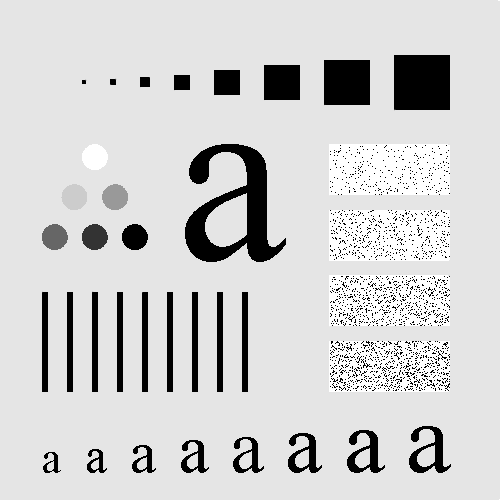
//> input picture Image/Pattern_original.tif, 500 x 500 px, given in place of the camera
$ ./Tutorial_color_webcam   (built with g++ and OpenCV 4)
//> lines starting //> are read from the running program, lines starting //| are printed output that depends on the picture
// [4 lines of commented-out code are left out]
#include <iostream>
#include <opencv.hpp>

using namespace cv;
using namespace std;

Mat image;
Point origin;
Rect selection;
bool selectObject = false;
bool trackObject = false;
int hmin = 1, hmax = 179, smin = 30, smax = 255, vmin = 0, vmax = 255;

/// On mouse event
static void onMouse(int event, int x, int y, int, void*);

int main()
{
	Mat image_disp, hsv, hue, mask, dst;
	vector<vector<Point> > contours;

	VideoCapture cap(0);

	cap.read(image);
//> image is the input picture: 500 rows x 500 cols, CV_8UC3; min 0, max 255, mean 207.4

	//image = imread("color_ball.jpg");
	image.copyTo(image_disp);

	Mat dst_track = Mat::zeros(image.size(), CV_8UC3);

	// TrackBar 설정
	namedWindow("Source", 0);
	setMouseCallback("Source", onMouse, 0);
	createTrackbar("Hmin", "Source", &hmin, 179, 0);
	createTrackbar("Hmax", "Source", &hmax, 179, 0);
	createTrackbar("Smin", "Source", &smin, 255, 0);
	createTrackbar("Smax", "Source", &smax, 255, 0);
	createTrackbar("Vmin", "Source", &vmin, 255, 0);
//> slider 'Vmin' is set to 51
	createTrackbar("Vmax", "Source", &vmax, 255, 0);


	while (true)
	{
		bool bSuccess = cap.read(image);
		flip(image, image, 1);
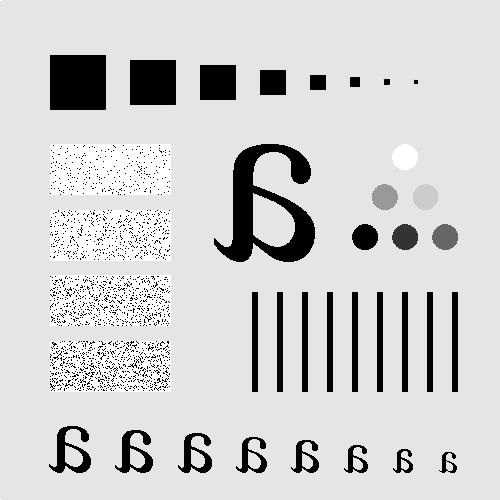
//> image: 500 rows x 500 cols, CV_8UC3; min 0, max 255, mean 207.4

		if (!bSuccess)	// if not success, break loop
		{
			cout << "Cannot find a frame from  video stream\n";
			break;
		}


		imshow("Source", image);

		/******** Convert BGR to HSV ********/
		// input mat: image
		// output mat: hsv

		cvtColor(image_disp, hsv, COLOR_RGB2HSV); //// YOUR CODE GOES HERE
//> hsv: 500 rows x 500 cols, CV_8UC3; mean H, S, V 0, 0, 207.4


		/******** Add Pre-Processing such as filtering etc  ********/
		medianBlur(hsv, hsv, 5);
//> hsv: 500 rows x 500 cols, CV_8UC3; mean H, S, V 0, 0, 210.7


		/******** Add Post-Processing such as morphology etc  ********/
		int element_shape = MORPH_RECT;		// MORPH_RECT, MORPH_ELLIPSE, MORPH_CROSS
		int n = 3;
		Mat element = getStructuringElement(element_shape, Size(n, n));
		morphologyEx(hsv, hsv, MORPH_OPEN, element, Point(-1, -1), 1);
//> hsv: 500 rows x 500 cols, CV_8UC3; mean H, S, V 0, 0, 210.7

		/// set dst as the output of InRange
		inRange(hsv, Scalar(MIN(hmin, hmax), MIN(smin, smax), MIN(vmin, vmax)),
			Scalar(MAX(hmin, hmax), MAX(smin, smax), MAX(vmin, vmax)), dst);
//> dst: 500 rows x 500 cols, CV_8UC1; every value is 0
//> `findContours(dst, contours, RETR_EXTERNAL, CHAIN_APPROX_SIMPLE);`: contours = 0 contours
//> the left mouse button is pressed and released at (125, 125)
//> the left mouse button is pressed and released at (375, 125)
//> the left mouse button is pressed and released at (375, 375)
//> the left mouse button is pressed and released at (125, 375)
//> `cvtColor(image_disp, hsv, COLOR_RGB2HSV);`: hsv: 500 rows x 500 cols, CV_8UC3; mean H, S, V 0, 0, 207.4
//> `medianBlur(hsv, hsv, 5);`: hsv: 500 rows x 500 cols, CV_8UC3; mean H, S, V 0, 0, 210.7
//> `morphologyEx(hsv, hsv, MORPH_OPEN, element, Point(-1, -1), 1);`: hsv: 500 rows x 500 cols, CV_8UC3; mean H, S, V 0, 0, 210.7


		namedWindow("InRange", 0);
		imshow("InRange", dst);

		/// once mouse has selected an area bigger than 0
		if (trackObject)
		{
			trackObject = false;					// Terminate the next Analysis loop
			Mat roi_HSV(hsv, selection); 			// Set ROI by the selection box
//> roi_HSV = [[0, 0, 255]]
			Scalar means, stddev;
			meanStdDev(roi_HSV, means, stddev);
//> means = Scalar(0, 0, 255); stddev = Scalar(0)
			cout << "\n Selected ROI Means= " << means << " \n stddev= " << stddev;
//|  Selected ROI Means= [0, 0, 255, 0]
//|  stddev= [0, 0, 0, 0]

			// Change the value in the trackbar according to Mean and STD //
			hmin = MAX((means[0] - stddev[0]), 0);
//> hmin = 0
			hmax = MIN((means[0] + stddev[0]), 179);
//> hmax = 0
			setTrackbarPos("Hmin", "Source", hmin);
			setTrackbarPos("Hmax", "Source", hmax);

			/******** Repeat for S and V trackbar ********/

			smin = MAX((means[1] - stddev[1]), 0);
//> smin = 0
			smax = MIN((means[1] + stddev[1]), 255);
//> smax = 0
			setTrackbarPos("Smin", "Source", smin);
			setTrackbarPos("Smax", "Source", smax);


			vmin = MAX((means[2] - stddev[2]), 0);
//> vmin = 255
			vmax = MIN((means[2] + stddev[2]), 255);
//> vmax = 255
			setTrackbarPos("Vmin", "Source", vmin);
			setTrackbarPos("Vmax", "Source", vmax);

		}

		// Left Mouse is being clicked and dragged
		if (selectObject && selection.area() > 0)
		{
			// Mouse Drag을 화면에 보여주기 위함
			Mat roi_RGB(image_disp, selection);
			bitwise_not(roi_RGB, roi_RGB);
			imshow("Source", image_disp);
		}
		image.copyTo(image_disp);


		///  Find All Contour   ///
		findContours(dst, contours, RETR_EXTERNAL, CHAIN_APPROX_SIMPLE);

		if (contours.size() > 0)
		{
			/// Find the Contour with the largest area ///
			double maxArea = 0;
			int maxArea_idx = 0;

			for (int i = 0; i < contours.size(); i++)
				if (contourArea(contours[i]) > maxArea) {
					maxArea = contourArea(contours[i]);
					maxArea_idx = i;
				}

			///  Draw the max Contour on Black-background  Image ///
			Mat dst_out = Mat::zeros(dst.size(), CV_8UC3);
			drawContours(dst_out, contours, maxArea_idx, Scalar(0, 0, 255), 2, 8);
			namedWindow("Contour", 0);
			imshow("Contour", dst_out);


			/// Draw the Contour Box on Original Image ///
			Rect boxPoint = boundingRect(contours[maxArea_idx]);
			//rectangle(image_disp, boxPoint, Scalar(255, 0, 255), 3);


			int cneterX = boxPoint.x + boxPoint.width / 2.0;
			int cneterY = boxPoint.y + boxPoint.height / 2.0;

			int radius = (boxPoint.width + boxPoint.height) / 2.0;

			//rectangle(image_disp, boxPoint, Scalar(255, 0, 255), 3);

			circle(image_disp, Point(cneterX, cneterY), radius, Scalar(255, 0, 255), 3, LINE_AA); // 원 그리기


			namedWindow("Contour_Box", 0);
			imshow("Contour_Box", image_disp);


			/// Continue Drawing the Contour Box  ///
			//rectangle(dst_track, boxPoint, Scalar(255, 0, 255), 3);

			circle(dst_track, Point(cneterX, cneterY), radius, Scalar(255, 0, 255), 3, LINE_AA); // 원 그리기


			namedWindow("Contour_Track", 0);
			imshow("Contour_Track", dst_track *= 0.95);
		}

		char c = (char)waitKey(10);
//> the Esc key is pressed
		if (c == 27)
			break;
	} // end of for(;;)
//> after the loop, hmin = 0; hmax = 0; smin = 0; smax = 0; vmin = 255; vmax = 255

	return 0;
}


/// On mouse event
static void onMouse(int event, int x, int y, int, void*)
{
	if (selectObject)  // for any mouse motion
	{
		selection.x = MIN(x, origin.x);
		selection.y = MIN(y, origin.y);
		selection.width = abs(x - origin.x) + 1;
		selection.height = abs(y - origin.y) + 1;
		selection &= Rect(0, 0, image.cols, image.rows);  /// Bitwise AND  check selectin is within the image coordinate
	}

	switch (event)
	{
	case EVENT_LBUTTONDOWN:
		selectObject = true;
		origin = Point(x, y);
		break;
	case EVENT_LBUTTONUP:
		selectObject = false;
		if (selection.area())
			trackObject = true;
		break;
	}
}
